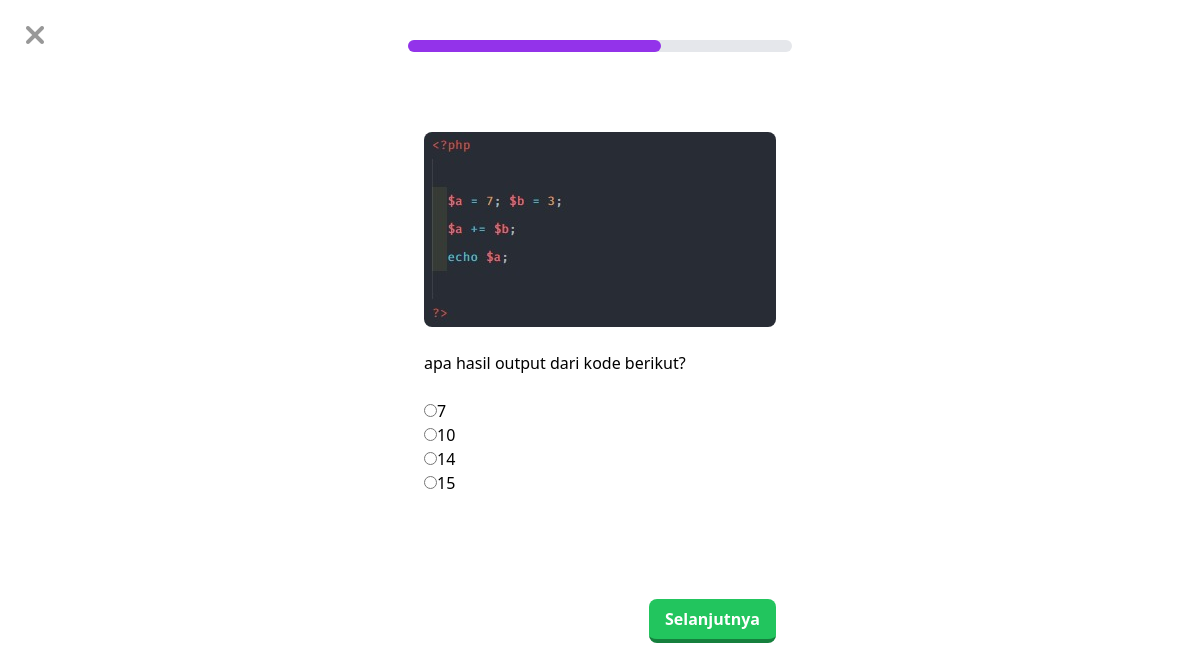
Page /codingku/php/operator1.2/question.php?n=20 on the committed database.
### tables this page shows
CREATE TABLE `questions` (
  `question_number` int(11) NOT NULL,
  `question_text` text NOT NULL,
  `question_image` varchar(255) NOT NULL
);

CREATE TABLE `options` (
  `id` int(11) NOT NULL,
  `question_number` int(11) NOT NULL,
  `is_correct` tinyint(1) NOT NULL DEFAULT 0,
  `coption` text NOT NULL
);

### codingku/php/operator1.2/question.php (the view, shortened to what this page needs)
<?php
include '../../koneksi.php';
$number = $_GET['n'];
$query = "SELECT * FROM questions WHERE question_number = $number";
$result = mysqli_query($conn, $query);
$question = mysqli_fetch_assoc($result);
$query = "SELECT * FROM options WHERE question_number = $number";
$choices = mysqli_query($conn, $query);
?>
<html>
<head>
  <script src="https://cdn.tailwindcss.com"></script>
</head>
<section class="font-poppins">
  <div class="flex flex-col">
    <div class="relative">
      <div><a href="../../tailwind.php"><img src="../../gambar/x1.png" class="absolute top-5 left-5 opacity-40"></a></div>
    </div>
    <div class="m-auto my-10 mb-20">
      <div class="w-96 bg-gray-200 rounded-full h-3">
        <div class="bg-purple-600 h-3 rounded-full" style="width: 66%"></div>
      </div>
    </div>
    <div class="m-auto">
      <img class="rounded-lg" src="gambar/<?php echo $question['question_image']; ?>"><br>
      <p><?php echo $question['question_text']; ?> </p> <br>
      <form method="POST" action="process.php">
        <ul class="choicess">
          <?php while ($row = mysqli_fetch_assoc($choices)) { ?>
            <li><input type="radio" name="choice" value="<?php echo $row['id']; ?>" required><?php echo $row['coption']; ?></li>
          <?php } ?>
        </ul>
        <br>
        <div class="text-center mt-20">
          <button class="float-right bg-green-500 hover:bg-green-400 text-white font-bold py-2 px-4 border-b-4 border-green-700 hover:border-green-500 rounded-lg" name="submit" value="submit">Selanjutnya</a></button>
        </div>
    </div>
</section>

### rows in the picture
questions: question_image (picture), question_text "apa hasil output dari kode berikut?"
options: coption "7"
options: coption "10"
options: coption "14"
options: coption "15"
